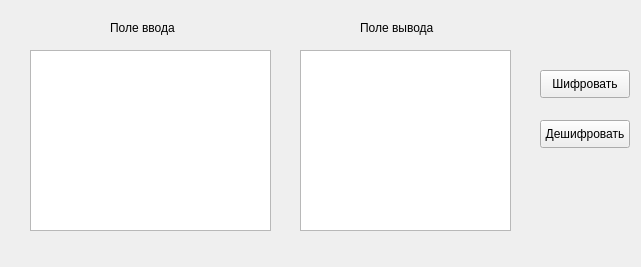
<?xml version="1.0" encoding="UTF-8"?>
<ui version="4.0">
 <class>mainWindow</class>
 <widget class="QMainWindow" name="mainWindow">
  <property name="geometry">
   <rect>
    <x>0</x>
    <y>0</y>
    <width>641</width>
    <height>267</height>
   </rect>
  </property>
  <property name="minimumSize">
   <size>
    <width>641</width>
    <height>267</height>
   </size>
  </property>
  <property name="maximumSize">
   <size>
    <width>641</width>
    <height>267</height>
   </size>
  </property>
  <property name="windowTitle">
   <string>Lab№1</string>
  </property>
  <widget class="QWidget" name="centralwidget">
   <widget class="QTextEdit" name="textEdit">
    <property name="geometry">
     <rect>
      <x>30</x>
      <y>50</y>
      <width>241</width>
      <height>181</height>
     </rect>
    </property>
   </widget>
   <widget class="QTextEdit" name="textEdit_2">
    <property name="geometry">
     <rect>
      <x>300</x>
      <y>50</y>
      <width>211</width>
      <height>181</height>
     </rect>
    </property>
    <property name="readOnly">
     <bool>true</bool>
    </property>
   </widget>
   <widget class="QLabel" name="label">
    <property name="geometry">
     <rect>
      <x>110</x>
      <y>20</y>
      <width>71</width>
      <height>16</height>
     </rect>
    </property>
    <property name="text">
     <string>Поле ввода</string>
    </property>
   </widget>
   <widget class="QLabel" name="label_2">
    <property name="geometry">
     <rect>
      <x>360</x>
      <y>20</y>
      <width>81</width>
      <height>16</height>
     </rect>
    </property>
    <property name="text">
     <string>Поле вывода</string>
    </property>
   </widget>
   <widget class="QPushButton" name="pushButton">
    <property name="geometry">
     <rect>
      <x>540</x>
      <y>70</y>
      <width>90</width>
      <height>28</height>
     </rect>
    </property>
    <property name="text">
     <string>Шифровать</string>
    </property>
   </widget>
   <widget class="QPushButton" name="pushButton_2">
    <property name="geometry">
     <rect>
      <x>540</x>
      <y>120</y>
      <width>90</width>
      <height>28</height>
     </rect>
    </property>
    <property name="text">
     <string>Дешифровать</string>
    </property>
   </widget>
  </widget>
 </widget>
 <resources/>
 <connections/>
</ui>
